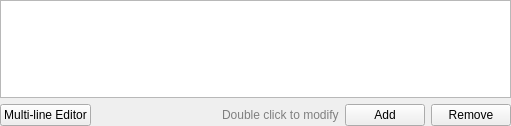
<?xml version="1.0" encoding="UTF-8"?>
<ui version="4.0">
 <class>StringListModifyWidget</class>
 <widget class="QWidget" name="StringListModifyWidget">
  <property name="geometry">
   <rect>
    <x>0</x>
    <y>0</y>
    <width>511</width>
    <height>126</height>
   </rect>
  </property>
  <layout class="QVBoxLayout" name="verticalLayout">
   <property name="leftMargin">
    <number>0</number>
   </property>
   <property name="topMargin">
    <number>0</number>
   </property>
   <property name="rightMargin">
    <number>0</number>
   </property>
   <property name="bottomMargin">
    <number>0</number>
   </property>
   <item>
    <widget class="QListView" name="listView"/>
   </item>
   <item>
    <layout class="QHBoxLayout" name="horizontalLayout_6">
     <item>
      <widget class="QPushButton" name="multiLineEditButton">
       <property name="text">
        <string>Multi-line Editor</string>
       </property>
      </widget>
     </item>
     <item>
      <spacer name="horizontalSpacer_3">
       <property name="orientation">
        <enum>Qt::Horizontal</enum>
       </property>
       <property name="sizeHint" stdset="0">
        <size>
         <width>40</width>
         <height>20</height>
        </size>
       </property>
      </spacer>
     </item>
     <item>
      <widget class="QLabel" name="label">
       <property name="enabled">
        <bool>true</bool>
       </property>
       <property name="text">
        <string>&lt;span style=&quot;color: grey&quot;&gt;Double click to modify&lt;/span&gt;</string>
       </property>
      </widget>
     </item>
     <item>
      <widget class="QPushButton" name="addButton">
       <property name="text">
        <string>Add</string>
       </property>
      </widget>
     </item>
     <item>
      <widget class="QPushButton" name="deleteButton">
       <property name="text">
        <string>Remove</string>
       </property>
      </widget>
     </item>
    </layout>
   </item>
  </layout>
 </widget>
 <resources/>
 <connections/>
</ui>
